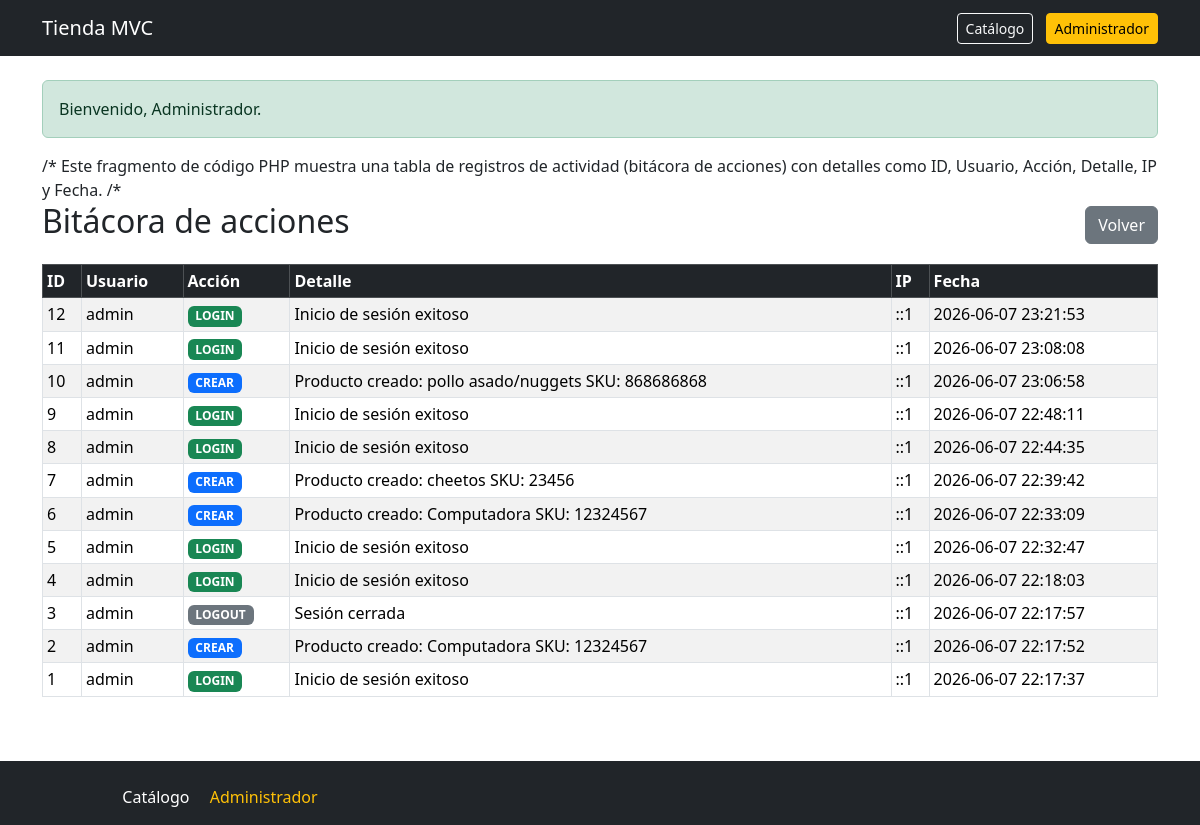
Screenshot of /index.php?route=productos/bitacora (signed in) with the database file from the repository.
### tables this page shows
CREATE TABLE `bitacora` (
  `id` int(11) NOT NULL,
  `usuario` varchar(100) NOT NULL,
  `accion` varchar(255) NOT NULL,
  `detalle` text NOT NULL,
  `fecha` timestamp NOT NULL DEFAULT current_timestamp(),
  `ip` varchar(45) NOT NULL
);

### controllers/ProductoController.php (called while the page is built, shortened)
<?php
class ProductoController
{
    public function bitacora(): void
    {
        $bitacoraModel = new BitacoraModel();
        $registros = $bitacoraModel->obtenerTodos();
        require_once __DIR__ . "/../config/views/productos/bitacora.php";
    }
}

### config/Database.php (called while the page is built, shortened)
<?php
class Database {
    private string $host = "127.0.0.1";
    private string $dbname = "productos";
    private string $username = "root";
    private string $password = "";
    private string $charset = "utf8mb4";
    public function connect() : PDO {
        try {
            $dsn = "mysql:host={$this->host};dbname={$this->dbname};charset={$this->charset}";
            $pdo = new PDO($dsn, $this->username, $this->password);
            $pdo->setAttribute(PDO::ATTR_ERRMODE, PDO::ERRMODE_EXCEPTION);
            $pdo->setAttribute(PDO::ATTR_DEFAULT_FETCH_MODE, PDO::FETCH_ASSOC);
            return $pdo;
        } catch (PDOException $e) {
            die("Error de conexión: ". $e->getMessage());
        }
    }
}

### models/BitacoraModel.php (called while the page is built, shortened)
<?php
class BitacoraModel {
    private PDO $conexion;
    public function __construct() {
        $db = new Database();
        $this->conexion = $db->connect();
    }
    public function obtenerTodos(): array {
        try {
            $sql = "SELECT * FROM bitacora ORDER BY fecha DESC";
            $stmt = $this->conexion->query($sql);
            return $stmt->fetchAll();
        } catch (PDOException $e) {
            return [];
        }
    }
}

### config/views/productos/bitacora.php (the view, shortened to what this page needs)
<?php require_once __DIR__ . '/../layouts/header.php'; ?>
/* Este fragmento de código PHP muestra una tabla de registros de actividad
(bitácora de acciones) con detalles como ID, Usuario, Acción, Detalle, IP y Fecha. /*
<div class="d-flex justify-content-between align-items-center mb-3">
    <h2>Bitácora de acciones</h2>
    <a href="index.php?route=productos" class="btn btn-secondary">Volver</a>
</div>
<table class="table table-bordered table-striped table-sm">
    <thead class="table-dark">
        <tr>
            <th>ID</th>
            <th>Usuario</th>
            <th>Acción</th>
            <th>Detalle</th>
            <th>IP</th>
            <th>Fecha</th>
        </tr>
    </thead>
    <tbody>
        <?php foreach ($registros as $registro): ?>
        <tr>
            <td><?= (int)$registro["id"]; ?></td>
            <td><?= htmlspecialchars($registro["usuario"]); ?></td>
            <td>
                <?php
                $badges = [
                    "LOGIN"   => "success",
                    "LOGOUT"  => "secondary",
                    "CREAR"   => "primary",
                    "EDITAR"  => "warning",
                    "ELIMINAR"=> "danger"
                ];
                $color = $badges[$registro["accion"]] ?? "dark";
                ?>
                <span class="badge bg-<?= $color; ?>">
                    <?= htmlspecialchars($registro["accion"]); ?>
                </span>
            </td>
            <td><?= htmlspecialchars($registro["detalle"]); ?></td>
            <td><?= htmlspecialchars($registro["ip"]); ?></td>
            <td><?= htmlspecialchars($registro["fecha"]); ?></td>
        </tr>
        <?php endforeach; ?>
    </tbody>
</table>
<?php require_once __DIR__ . '/../layouts/footer.php'; ?>

### index.php (shortened to what this page needs)
<?php
$route = $_GET['route'] ?? 'catalogo';
$productoController = new ProductoController();
switch ($route) {
    case 'productos/bitacora':
    $productoController->bitacora();
    break;
}

### config/views/layouts/header.php (shortened to what this page needs)
<!DOCTYPE html>
<html lang="es">
<head>
    <link href="https://cdn.jsdelivr.net/npm/bootstrap@5.3.3/dist/css/bootstrap.min.css" rel="stylesheet">
</head>
<body>
<nav class="navbar navbar-expand-lg navbar-dark bg-dark">
    <div class="container">
        <a class="navbar-brand" href="index.php?route=catalogo">
            Tienda MVC
        </a>
        <div>
            <a class="btn btn-outline-light btn-sm me-2"
               href="index.php?route=catalogo">
                Catálogo
            </a>
            <a class="btn btn-warning btn-sm"
               href="index.php?route=login">
                Administrador
            </a>
        </div>
    </div>
</nav>
<div class="container mt-4">
    <?php if (isset($_SESSION['success'])): ?>
        <div class="alert alert-success">
            <?= htmlspecialchars($_SESSION['success']); ?>
        </div>
    <?php endif; ?>

### config/views/layouts/footer.php (shortened to what this page needs)
</div>
<footer class="bg-dark text-white mt-5 pt-4 pb-3">
    <div class="container">
        <div class="row align-items-center">
            <div class="col-md-4 text-center mb-3 mb-md-0">
                <a href="index.php?route=catalogo" class="text-white text-decoration-none me-3">Catálogo</a>
                <a href="index.php?route=login" class="text-warning text-decoration-none">Administrador</a>
            </div>
        </div>
    </div>
</footer>
</body>
</html>

### config/views/layouts/header.php (style rules this page uses)
body { display: flex; flex-direction: column; min-height: 100vh; }
.container.mt-4 { flex: 1; }

### rows the page displays
bitacora: id "12", usuario "admin", accion "LOGIN", detalle "Inicio de sesión exitoso", ip "::1", fecha "2026-06-07 23:21:53"
bitacora: id "11", usuario "admin", accion "LOGIN", detalle "Inicio de sesión exitoso", ip "::1", fecha "2026-06-07 23:08:08"
bitacora: id "10", usuario "admin", accion "CREAR", detalle "Producto creado: pollo asado/nuggets SKU: 868686868", ip "::1", fecha "2026-06-07 23:06:58"
bitacora: id "9", usuario "admin", accion "LOGIN", detalle "Inicio de sesión exitoso", ip "::1", fecha "2026-06-07 22:48:11"
bitacora: id "8", usuario "admin", accion "LOGIN", detalle "Inicio de sesión exitoso", ip "::1", fecha "2026-06-07 22:44:35"
bitacora: id "7", usuario "admin", accion "CREAR", detalle "Producto creado: cheetos SKU: 23456", ip "::1", fecha "2026-06-07 22:39:42"
bitacora: id "6", usuario "admin", accion "CREAR", detalle "Producto creado: Computadora SKU: 12324567", ip "::1", fecha "2026-06-07 22:33:09"
bitacora: id "5", usuario "admin", accion "LOGIN", detalle "Inicio de sesión exitoso", ip "::1", fecha "2026-06-07 22:32:47"
bitacora: id "4", usuario "admin", accion "LOGIN", detalle "Inicio de sesión exitoso", ip "::1", fecha "2026-06-07 22:18:03"
bitacora: id "3", usuario "admin", accion "LOGOUT", detalle "Sesión cerrada", ip "::1", fecha "2026-06-07 22:17:57"
bitacora: id "2", usuario "admin", accion "CREAR", detalle "Producto creado: Computadora SKU: 12324567", ip "::1", fecha "2026-06-07 22:17:52"
bitacora: id "1", usuario "admin", accion "LOGIN", detalle "Inicio de sesión exitoso", ip "::1", fecha "2026-06-07 22:17:37"

### other values shown
$_SESSION['success'] "Bienvenido, Administrador."
